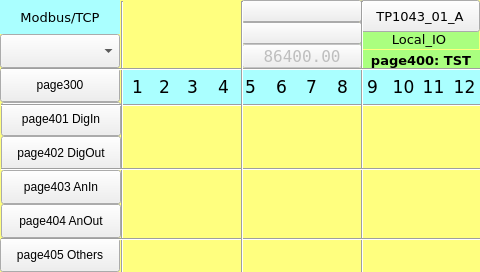
<?xml version="1.0" encoding="UTF-8"?>
<ui version="4.0">
 <class>page400</class>
 <widget class="QWidget" name="page400">
  <property name="geometry">
   <rect>
    <x>0</x>
    <y>0</y>
    <width>480</width>
    <height>272</height>
   </rect>
  </property>
  <property name="minimumSize">
   <size>
    <width>480</width>
    <height>272</height>
   </size>
  </property>
  <property name="maximumSize">
   <size>
    <width>480</width>
    <height>272</height>
   </size>
  </property>
  <property name="windowTitle">
   <string>page400</string>
  </property>
  <property name="styleSheet">
   <string notr="true">QWidget#page400
{
background-color: rgb(255, 255, 127);
}</string>
  </property>
  <widget class="QLabel" name="label_18">
   <property name="geometry">
    <rect>
     <x>359</x>
     <y>29</y>
     <width>120</width>
     <height>20</height>
    </rect>
   </property>
   <property name="font">
    <font>
     <family>DejaVu Sans</family>
     <pointsize>10</pointsize>
    </font>
   </property>
   <property name="styleSheet">
    <string notr="true">background-color: rgb(170, 255, 127);</string>
   </property>
   <property name="text">
    <string>Local_IO</string>
   </property>
   <property name="alignment">
    <set>Qt::AlignCenter</set>
   </property>
  </widget>
  <widget class="ATCMbutton" name="atcmButton_5">
   <property name="geometry">
    <rect>
     <x>360</x>
     <y>0</y>
     <width>120</width>
     <height>32</height>
    </rect>
   </property>
   <property name="font">
    <font>
     <family>DejaVu Sans</family>
     <pointsize>10</pointsize>
     <weight>50</weight>
     <bold>false</bold>
    </font>
   </property>
   <property name="toolTip">
    <string/>
   </property>
   <property name="whatsThis">
    <string>ATCMbutton widget</string>
   </property>
   <property name="pageName">
    <string>menu</string>
   </property>
   <property name="statusvar">
    <string/>
   </property>
   <property name="viewStatus">
    <bool>false</bool>
   </property>
   <property name="refresh">
    <number>200</number>
   </property>
   <property name="visibilityVar">
    <string/>
   </property>
   <property name="bgColor">
    <color>
     <red>85</red>
     <green>255</green>
     <blue>255</blue>
    </color>
   </property>
   <property name="borderColor">
    <color>
     <red>220</red>
     <green>220</green>
     <blue>220</blue>
    </color>
   </property>
   <property name="text">
    <string>TP1043_01_A</string>
   </property>
   <property name="pressText">
    <string>TP1043_01_A</string>
   </property>
   <property name="borderWidth">
    <number>2</number>
   </property>
   <property name="borderRadius">
    <number>0</number>
   </property>
   <property name="apparence">
    <enum>QFrame::Raised</enum>
   </property>
  </widget>
  <widget class="QLabel" name="label_PLC_DigIn_10">
   <property name="geometry">
    <rect>
     <x>388</x>
     <y>70</y>
     <width>31</width>
     <height>34</height>
    </rect>
   </property>
   <property name="font">
    <font>
     <family>DejaVu Sans</family>
     <pointsize>13</pointsize>
    </font>
   </property>
   <property name="styleSheet">
    <string notr="true">background-color: rgb(170, 255, 255);</string>
   </property>
   <property name="text">
    <string>10</string>
   </property>
   <property name="alignment">
    <set>Qt::AlignCenter</set>
   </property>
  </widget>
  <widget class="QLabel" name="label_PLC_DigIn_2">
   <property name="geometry">
    <rect>
     <x>149</x>
     <y>70</y>
     <width>31</width>
     <height>34</height>
    </rect>
   </property>
   <property name="font">
    <font>
     <family>DejaVu Sans</family>
     <pointsize>13</pointsize>
    </font>
   </property>
   <property name="styleSheet">
    <string notr="true">background-color: rgb(170, 255, 255);</string>
   </property>
   <property name="text">
    <string>2</string>
   </property>
   <property name="alignment">
    <set>Qt::AlignCenter</set>
   </property>
  </widget>
  <widget class="QLabel" name="label_PLC_DigIn_6">
   <property name="geometry">
    <rect>
     <x>266</x>
     <y>70</y>
     <width>31</width>
     <height>34</height>
    </rect>
   </property>
   <property name="font">
    <font>
     <family>DejaVu Sans</family>
     <pointsize>13</pointsize>
    </font>
   </property>
   <property name="styleSheet">
    <string notr="true">background-color: rgb(170, 255, 255);</string>
   </property>
   <property name="text">
    <string>6</string>
   </property>
   <property name="alignment">
    <set>Qt::AlignCenter</set>
   </property>
  </widget>
  <widget class="ATCMtime" name="atcmTime_2">
   <property name="geometry">
    <rect>
     <x>241</x>
     <y>22</y>
     <width>121</width>
     <height>22</height>
    </rect>
   </property>
   <property name="font">
    <font>
     <family>DejaVu Sans Mono</family>
    </font>
   </property>
   <property name="toolTip">
    <string>ATCM QTime</string>
   </property>
   <property name="whatsThis">
    <string>ATCMtime widget</string>
   </property>
   <property name="bgColor">
    <color>
     <red>170</red>
     <green>255</green>
     <blue>127</blue>
    </color>
   </property>
   <property name="borderWidth">
    <number>0</number>
   </property>
   <property name="borderRadius">
    <number>0</number>
   </property>
  </widget>
  <widget class="QLabel" name="label_PLC_DigIn_5">
   <property name="geometry">
    <rect>
     <x>235</x>
     <y>70</y>
     <width>31</width>
     <height>34</height>
    </rect>
   </property>
   <property name="font">
    <font>
     <family>DejaVu Sans</family>
     <pointsize>13</pointsize>
    </font>
   </property>
   <property name="styleSheet">
    <string notr="true">background-color: rgb(170, 255, 255);</string>
   </property>
   <property name="text">
    <string>5</string>
   </property>
   <property name="alignment">
    <set>Qt::AlignCenter</set>
   </property>
  </widget>
  <widget class="ATCMbutton" name="atcmButton_page404">
   <property name="geometry">
    <rect>
     <x>1</x>
     <y>204</y>
     <width>120</width>
     <height>34</height>
    </rect>
   </property>
   <property name="toolTip">
    <string/>
   </property>
   <property name="whatsThis">
    <string>ATCMbutton widget</string>
   </property>
   <property name="pageName">
    <string>page404</string>
   </property>
   <property name="statusvar">
    <string/>
   </property>
   <property name="viewStatus">
    <bool>false</bool>
   </property>
   <property name="visibilityVar">
    <string/>
   </property>
   <property name="bgColor">
    <color>
     <red>170</red>
     <green>255</green>
     <blue>255</blue>
    </color>
   </property>
   <property name="text">
    <string>page404 AnOut</string>
   </property>
   <property name="pressText">
    <string>page404 AnOut</string>
   </property>
   <property name="borderWidth">
    <number>0</number>
   </property>
   <property name="borderRadius">
    <number>0</number>
   </property>
   <property name="apparence">
    <enum>QFrame::Raised</enum>
   </property>
  </widget>
  <widget class="QLabel" name="label_PLC_DigIn_11">
   <property name="geometry">
    <rect>
     <x>418</x>
     <y>70</y>
     <width>31</width>
     <height>34</height>
    </rect>
   </property>
   <property name="font">
    <font>
     <family>DejaVu Sans</family>
     <pointsize>13</pointsize>
    </font>
   </property>
   <property name="styleSheet">
    <string notr="true">background-color: rgb(170, 255, 255);</string>
   </property>
   <property name="text">
    <string>11</string>
   </property>
   <property name="alignment">
    <set>Qt::AlignCenter</set>
   </property>
  </widget>
  <widget class="ATCMdate" name="atcmDate">
   <property name="geometry">
    <rect>
     <x>241</x>
     <y>0</y>
     <width>121</width>
     <height>22</height>
    </rect>
   </property>
   <property name="font">
    <font>
     <family>DejaVu Sans Mono</family>
    </font>
   </property>
   <property name="toolTip">
    <string>ATCM QDate</string>
   </property>
   <property name="whatsThis">
    <string>ATCMdate widget</string>
   </property>
   <property name="bgColor">
    <color>
     <red>170</red>
     <green>255</green>
     <blue>127</blue>
    </color>
   </property>
   <property name="borderWidth">
    <number>0</number>
   </property>
   <property name="borderRadius">
    <number>0</number>
   </property>
   <property name="format">
    <enum>ATCMdate::YYYY_MM_DD</enum>
   </property>
  </widget>
  <widget class="QLabel" name="label_PLC_DigIn_1">
   <property name="geometry">
    <rect>
     <x>122</x>
     <y>70</y>
     <width>31</width>
     <height>34</height>
    </rect>
   </property>
   <property name="font">
    <font>
     <family>DejaVu Sans</family>
     <pointsize>13</pointsize>
    </font>
   </property>
   <property name="styleSheet">
    <string notr="true">background-color: rgb(170, 255, 255);</string>
   </property>
   <property name="text">
    <string>1</string>
   </property>
   <property name="alignment">
    <set>Qt::AlignCenter</set>
   </property>
  </widget>
  <widget class="QLabel" name="label_Page">
   <property name="geometry">
    <rect>
     <x>361</x>
     <y>50</y>
     <width>120</width>
     <height>20</height>
    </rect>
   </property>
   <property name="font">
    <font>
     <family>DejaVu Sans</family>
     <pointsize>10</pointsize>
     <weight>75</weight>
     <bold>true</bold>
    </font>
   </property>
   <property name="styleSheet">
    <string notr="true">background-color: rgb(170, 255, 127);</string>
   </property>
   <property name="text">
    <string>page400: TST</string>
   </property>
   <property name="alignment">
    <set>Qt::AlignCenter</set>
   </property>
  </widget>
  <widget class="ATCMbutton" name="atcmButton_page401">
   <property name="geometry">
    <rect>
     <x>1</x>
     <y>102</y>
     <width>120</width>
     <height>34</height>
    </rect>
   </property>
   <property name="toolTip">
    <string/>
   </property>
   <property name="whatsThis">
    <string>ATCMbutton widget</string>
   </property>
   <property name="pageName">
    <string>page401</string>
   </property>
   <property name="statusvar">
    <string/>
   </property>
   <property name="viewStatus">
    <bool>false</bool>
   </property>
   <property name="visibilityVar">
    <string/>
   </property>
   <property name="bgColor">
    <color>
     <red>255</red>
     <green>255</green>
     <blue>127</blue>
    </color>
   </property>
   <property name="text">
    <string>page401 DigIn</string>
   </property>
   <property name="pressText">
    <string>page401 DigIn</string>
   </property>
   <property name="borderWidth">
    <number>0</number>
   </property>
   <property name="borderRadius">
    <number>0</number>
   </property>
   <property name="apparence">
    <enum>QFrame::Raised</enum>
   </property>
  </widget>
  <widget class="Line" name="line_hr_2">
   <property name="geometry">
    <rect>
     <x>1</x>
     <y>168</y>
     <width>481</width>
     <height>3</height>
    </rect>
   </property>
   <property name="orientation">
    <enum>Qt::Horizontal</enum>
   </property>
  </widget>
  <widget class="ATCMbutton" name="atcmButton_page403">
   <property name="geometry">
    <rect>
     <x>1</x>
     <y>170</y>
     <width>120</width>
     <height>34</height>
    </rect>
   </property>
   <property name="toolTip">
    <string/>
   </property>
   <property name="whatsThis">
    <string>ATCMbutton widget</string>
   </property>
   <property name="pageName">
    <string>page403</string>
   </property>
   <property name="statusvar">
    <string/>
   </property>
   <property name="viewStatus">
    <bool>false</bool>
   </property>
   <property name="visibilityVar">
    <string/>
   </property>
   <property name="bgColor">
    <color>
     <red>255</red>
     <green>255</green>
     <blue>127</blue>
    </color>
   </property>
   <property name="text">
    <string>page403 AnIn</string>
   </property>
   <property name="pressText">
    <string>page403 AnIn</string>
   </property>
   <property name="borderWidth">
    <number>0</number>
   </property>
   <property name="borderRadius">
    <number>0</number>
   </property>
   <property name="apparence">
    <enum>QFrame::Raised</enum>
   </property>
  </widget>
  <widget class="QLabel" name="label_PLC_DigIn_3">
   <property name="geometry">
    <rect>
     <x>177</x>
     <y>70</y>
     <width>31</width>
     <height>34</height>
    </rect>
   </property>
   <property name="font">
    <font>
     <family>DejaVu Sans</family>
     <pointsize>13</pointsize>
    </font>
   </property>
   <property name="styleSheet">
    <string notr="true">background-color: rgb(170, 255, 255);</string>
   </property>
   <property name="text">
    <string>3</string>
   </property>
   <property name="alignment">
    <set>Qt::AlignCenter</set>
   </property>
  </widget>
  <widget class="Line" name="line_hr_3">
   <property name="geometry">
    <rect>
     <x>1</x>
     <y>238</y>
     <width>481</width>
     <height>3</height>
    </rect>
   </property>
   <property name="orientation">
    <enum>Qt::Horizontal</enum>
   </property>
  </widget>
  <widget class="ATCMled" name="atcmLed_PLC_DigOut_17">
   <property name="geometry">
    <rect>
     <x>330</x>
     <y>238</y>
     <width>31</width>
     <height>34</height>
    </rect>
   </property>
   <property name="toolTip">
    <string>TST_RTU1_RD</string>
   </property>
   <property name="whatsThis">
    <string>ATCMled widget</string>
   </property>
   <property name="variable">
    <string>TST_RTU1_RD</string>
   </property>
   <property name="refresh">
    <number>500</number>
   </property>
   <property name="viewStatus">
    <bool>false</bool>
   </property>
   <property name="visibilityVar">
    <string/>
   </property>
   <property name="onIcon">
    <iconset>
     <normaloff>:/on.png</normaloff>:/on.png</iconset>
   </property>
   <property name="offIcon">
    <iconset>
     <normaloff>:/off.png</normaloff>:/off.png</iconset>
   </property>
  </widget>
  <widget class="Line" name="line_vt_4">
   <property name="geometry">
    <rect>
     <x>361</x>
     <y>1</y>
     <width>3</width>
     <height>272</height>
    </rect>
   </property>
   <property name="orientation">
    <enum>Qt::Vertical</enum>
   </property>
  </widget>
  <widget class="Line" name="line_hr_1">
   <property name="geometry">
    <rect>
     <x>1</x>
     <y>68</y>
     <width>481</width>
     <height>3</height>
    </rect>
   </property>
   <property name="orientation">
    <enum>Qt::Horizontal</enum>
   </property>
  </widget>
  <widget class="ATCMled" name="atcmLed_PLC_DigOut_18">
   <property name="geometry">
    <rect>
     <x>180</x>
     <y>238</y>
     <width>31</width>
     <height>34</height>
    </rect>
   </property>
   <property name="toolTip">
    <string>TST_FWrevision</string>
   </property>
   <property name="whatsThis">
    <string>ATCMled widget</string>
   </property>
   <property name="variable">
    <string>TST_FWrevision</string>
   </property>
   <property name="refresh">
    <number>500</number>
   </property>
   <property name="viewStatus">
    <bool>false</bool>
   </property>
   <property name="visibilityVar">
    <string/>
   </property>
   <property name="onIcon">
    <iconset>
     <normaloff>:/on.png</normaloff>:/on.png</iconset>
   </property>
   <property name="offIcon">
    <iconset>
     <normaloff>:/off.png</normaloff>:/off.png</iconset>
   </property>
  </widget>
  <widget class="QLabel" name="label_PLC_DigIn_9">
   <property name="geometry">
    <rect>
     <x>357</x>
     <y>70</y>
     <width>31</width>
     <height>34</height>
    </rect>
   </property>
   <property name="font">
    <font>
     <family>DejaVu Sans</family>
     <pointsize>13</pointsize>
    </font>
   </property>
   <property name="styleSheet">
    <string notr="true">background-color: rgb(170, 255, 255);</string>
   </property>
   <property name="text">
    <string>9</string>
   </property>
   <property name="alignment">
    <set>Qt::AlignCenter</set>
   </property>
  </widget>
  <widget class="QLabel" name="label_PLC_DigIn_12">
   <property name="geometry">
    <rect>
     <x>449</x>
     <y>70</y>
     <width>31</width>
     <height>34</height>
    </rect>
   </property>
   <property name="font">
    <font>
     <family>DejaVu Sans</family>
     <pointsize>13</pointsize>
    </font>
   </property>
   <property name="styleSheet">
    <string notr="true">background-color: rgb(170, 255, 255);</string>
   </property>
   <property name="text">
    <string>12</string>
   </property>
   <property name="alignment">
    <set>Qt::AlignCenter</set>
   </property>
  </widget>
  <widget class="ATCMbutton" name="atcmButton_page402">
   <property name="geometry">
    <rect>
     <x>1</x>
     <y>136</y>
     <width>120</width>
     <height>34</height>
    </rect>
   </property>
   <property name="toolTip">
    <string/>
   </property>
   <property name="whatsThis">
    <string>ATCMbutton widget</string>
   </property>
   <property name="pageName">
    <string>page402</string>
   </property>
   <property name="statusvar">
    <string/>
   </property>
   <property name="viewStatus">
    <bool>false</bool>
   </property>
   <property name="visibilityVar">
    <string/>
   </property>
   <property name="bgColor">
    <color>
     <red>170</red>
     <green>255</green>
     <blue>255</blue>
    </color>
   </property>
   <property name="text">
    <string>page402 DigOut</string>
   </property>
   <property name="pressText">
    <string>page402 DigOut</string>
   </property>
   <property name="borderWidth">
    <number>0</number>
   </property>
   <property name="borderRadius">
    <number>0</number>
   </property>
   <property name="apparence">
    <enum>QFrame::Raised</enum>
   </property>
  </widget>
  <widget class="ATCMlabel" name="atcmLabel_PLC_time">
   <property name="enabled">
    <bool>false</bool>
   </property>
   <property name="geometry">
    <rect>
     <x>242</x>
     <y>44</y>
     <width>120</width>
     <height>24</height>
    </rect>
   </property>
   <property name="font">
    <font>
     <family>DejaVu Sans Mono</family>
     <pointsize>12</pointsize>
    </font>
   </property>
   <property name="text">
    <string>86400.00</string>
   </property>
   <property name="toolTip">
    <string>PLC_time</string>
   </property>
   <property name="whatsThis">
    <string>ATCMlabel widget</string>
   </property>
   <property name="variable">
    <string>PLC_time</string>
   </property>
   <property name="refresh">
    <number>500</number>
   </property>
   <property name="max">
    <string>0</string>
   </property>
   <property name="min">
    <string>0</string>
   </property>
   <property name="viewStatus">
    <bool>false</bool>
   </property>
   <property name="visibilityVar">
    <string/>
   </property>
   <property name="bgColor">
    <color>
     <red>170</red>
     <green>255</green>
     <blue>127</blue>
    </color>
   </property>
   <property name="fontColor">
    <color>
     <red>0</red>
     <green>0</green>
     <blue>0</blue>
    </color>
   </property>
   <property name="borderWidth">
    <number>0</number>
   </property>
   <property name="borderRadius">
    <number>0</number>
   </property>
  </widget>
  <widget class="ATCMled" name="atcmLed_PLC_DigOut_19">
   <property name="geometry">
    <rect>
     <x>210</x>
     <y>238</y>
     <width>31</width>
     <height>34</height>
    </rect>
   </property>
   <property name="toolTip">
    <string>TST_HWconfig</string>
   </property>
   <property name="whatsThis">
    <string>ATCMled widget</string>
   </property>
   <property name="variable">
    <string>TST_HWconfig</string>
   </property>
   <property name="refresh">
    <number>500</number>
   </property>
   <property name="viewStatus">
    <bool>false</bool>
   </property>
   <property name="visibilityVar">
    <string/>
   </property>
   <property name="onIcon">
    <iconset>
     <normaloff>:/on.png</normaloff>:/on.png</iconset>
   </property>
   <property name="offIcon">
    <iconset>
     <normaloff>:/off.png</normaloff>:/off.png</iconset>
   </property>
  </widget>
  <widget class="Line" name="line_vt_2">
   <property name="geometry">
    <rect>
     <x>241</x>
     <y>1</y>
     <width>3</width>
     <height>272</height>
    </rect>
   </property>
   <property name="orientation">
    <enum>Qt::Vertical</enum>
   </property>
  </widget>
  <widget class="Line" name="line_hr_4">
   <property name="geometry">
    <rect>
     <x>1</x>
     <y>104</y>
     <width>481</width>
     <height>3</height>
    </rect>
   </property>
   <property name="orientation">
    <enum>Qt::Horizontal</enum>
   </property>
  </widget>
  <widget class="QLabel" name="label_PLC_DigIn_8">
   <property name="geometry">
    <rect>
     <x>327</x>
     <y>70</y>
     <width>31</width>
     <height>34</height>
    </rect>
   </property>
   <property name="font">
    <font>
     <family>DejaVu Sans</family>
     <pointsize>13</pointsize>
    </font>
   </property>
   <property name="styleSheet">
    <string notr="true">background-color: rgb(170, 255, 255);</string>
   </property>
   <property name="text">
    <string>8</string>
   </property>
   <property name="alignment">
    <set>Qt::AlignCenter</set>
   </property>
  </widget>
  <widget class="QLabel" name="label_PLC_DigIn_7">
   <property name="geometry">
    <rect>
     <x>296</x>
     <y>70</y>
     <width>31</width>
     <height>34</height>
    </rect>
   </property>
   <property name="font">
    <font>
     <family>DejaVu Sans</family>
     <pointsize>13</pointsize>
    </font>
   </property>
   <property name="styleSheet">
    <string notr="true">background-color: rgb(170, 255, 255);</string>
   </property>
   <property name="text">
    <string>7</string>
   </property>
   <property name="alignment">
    <set>Qt::AlignCenter</set>
   </property>
  </widget>
  <widget class="QLabel" name="label_PLC_DigIn_4">
   <property name="geometry">
    <rect>
     <x>208</x>
     <y>70</y>
     <width>31</width>
     <height>34</height>
    </rect>
   </property>
   <property name="font">
    <font>
     <family>DejaVu Sans</family>
     <pointsize>13</pointsize>
    </font>
   </property>
   <property name="styleSheet">
    <string notr="true">background-color: rgb(170, 255, 255);</string>
   </property>
   <property name="text">
    <string>4</string>
   </property>
   <property name="alignment">
    <set>Qt::AlignCenter</set>
   </property>
  </widget>
  <widget class="ATCMled" name="atcmLed_PLC_DigOut_20">
   <property name="geometry">
    <rect>
     <x>300</x>
     <y>238</y>
     <width>31</width>
     <height>34</height>
    </rect>
   </property>
   <property name="toolTip">
    <string>TST_RTU1_WR</string>
   </property>
   <property name="whatsThis">
    <string>ATCMled widget</string>
   </property>
   <property name="variable">
    <string>TST_RTU1_WR</string>
   </property>
   <property name="refresh">
    <number>500</number>
   </property>
   <property name="viewStatus">
    <bool>false</bool>
   </property>
   <property name="visibilityVar">
    <string/>
   </property>
   <property name="onIcon">
    <iconset>
     <normaloff>:/on.png</normaloff>:/on.png</iconset>
   </property>
   <property name="offIcon">
    <iconset>
     <normaloff>:/off.png</normaloff>:/off.png</iconset>
   </property>
  </widget>
  <widget class="Line" name="line_vt_1">
   <property name="geometry">
    <rect>
     <x>121</x>
     <y>1</y>
     <width>3</width>
     <height>272</height>
    </rect>
   </property>
   <property name="orientation">
    <enum>Qt::Vertical</enum>
   </property>
  </widget>
  <widget class="ATCMbutton" name="atcmButton_page405">
   <property name="geometry">
    <rect>
     <x>0</x>
     <y>238</y>
     <width>120</width>
     <height>34</height>
    </rect>
   </property>
   <property name="toolTip">
    <string/>
   </property>
   <property name="whatsThis">
    <string>ATCMbutton widget</string>
   </property>
   <property name="pageName">
    <string>page405</string>
   </property>
   <property name="statusvar">
    <string/>
   </property>
   <property name="viewStatus">
    <bool>false</bool>
   </property>
   <property name="visibilityVar">
    <string/>
   </property>
   <property name="bgColor">
    <color>
     <red>255</red>
     <green>255</green>
     <blue>127</blue>
    </color>
   </property>
   <property name="text">
    <string>page405 Others</string>
   </property>
   <property name="pressText">
    <string>page405 Others</string>
   </property>
   <property name="borderWidth">
    <number>0</number>
   </property>
   <property name="borderRadius">
    <number>0</number>
   </property>
   <property name="apparence">
    <enum>QFrame::Raised</enum>
   </property>
  </widget>
  <widget class="ATCManimation" name="atcmAnimation_TEST_STATUS">
   <property name="geometry">
    <rect>
     <x>120</x>
     <y>0</y>
     <width>120</width>
     <height>68</height>
    </rect>
   </property>
   <property name="toolTip">
    <string>TEST_STATUS</string>
   </property>
   <property name="whatsThis">
    <string>ATCManimation widget</string>
   </property>
   <property name="mapping">
    <string>0;:/icons/my_img/local.png;216;:/icons/my_img/remote.png;42;:/icons/my_img/done.png</string>
   </property>
   <property name="variable">
    <string>TEST_STATUS</string>
   </property>
   <property name="refresh">
    <number>500</number>
   </property>
   <property name="viewStatus">
    <bool>false</bool>
   </property>
   <property name="visibilityVar">
    <string/>
   </property>
  </widget>
  <widget class="ATCMcombobox" name="atcmComboBox">
   <property name="geometry">
    <rect>
     <x>0</x>
     <y>34</y>
     <width>120</width>
     <height>34</height>
    </rect>
   </property>
   <property name="font">
    <font>
     <family>DejaVu Sans</family>
     <pointsize>10</pointsize>
    </font>
   </property>
   <property name="toolTip">
    <string>TEST_COMMAND</string>
   </property>
   <property name="whatsThis">
    <string>ATCMcombobox widget</string>
   </property>
   <property name="variable">
    <string>TEST_COMMAND</string>
   </property>
   <property name="refresh">
    <number>500</number>
   </property>
   <property name="viewStatus">
    <bool>false</bool>
   </property>
   <property name="writeAcknowledge">
    <bool>false</bool>
   </property>
   <property name="visibilityVar">
    <string/>
   </property>
   <property name="bgColor">
    <color>
     <red>170</red>
     <green>255</green>
     <blue>127</blue>
    </color>
   </property>
   <property name="borderWidth">
    <number>0</number>
   </property>
   <property name="borderRadius">
    <number>0</number>
   </property>
   <property name="mapping">
    <string>0;LOCAL;216;REMOTE;42;DONE</string>
   </property>
  </widget>
  <widget class="QLabel" name="label_Start_3">
   <property name="geometry">
    <rect>
     <x>0</x>
     <y>0</y>
     <width>120</width>
     <height>34</height>
    </rect>
   </property>
   <property name="font">
    <font>
     <family>DejaVu Sans</family>
     <pointsize>10</pointsize>
    </font>
   </property>
   <property name="styleSheet">
    <string notr="true">background-color: rgb(170, 255, 255);</string>
   </property>
   <property name="text">
    <string>Modbus/TCP</string>
   </property>
   <property name="alignment">
    <set>Qt::AlignCenter</set>
   </property>
  </widget>
  <widget class="ATCMbutton" name="atcmButton_page402_2">
   <property name="geometry">
    <rect>
     <x>0</x>
     <y>68</y>
     <width>120</width>
     <height>34</height>
    </rect>
   </property>
   <property name="toolTip">
    <string/>
   </property>
   <property name="whatsThis">
    <string>ATCMbutton widget</string>
   </property>
   <property name="pageName">
    <string>page300</string>
   </property>
   <property name="statusvar">
    <string/>
   </property>
   <property name="viewStatus">
    <bool>false</bool>
   </property>
   <property name="visibilityVar">
    <string/>
   </property>
   <property name="bgColor">
    <color>
     <red>170</red>
     <green>255</green>
     <blue>255</blue>
    </color>
   </property>
   <property name="text">
    <string>page300</string>
   </property>
   <property name="pressText">
    <string>page300</string>
   </property>
   <property name="borderWidth">
    <number>0</number>
   </property>
   <property name="borderRadius">
    <number>0</number>
   </property>
   <property name="apparence">
    <enum>QFrame::Raised</enum>
   </property>
  </widget>
  <zorder>atcmButton_page402_2</zorder>
  <zorder>label_18</zorder>
  <zorder>atcmButton_5</zorder>
  <zorder>label_PLC_DigIn_10</zorder>
  <zorder>label_PLC_DigIn_2</zorder>
  <zorder>label_PLC_DigIn_6</zorder>
  <zorder>label_PLC_DigIn_5</zorder>
  <zorder>atcmButton_page404</zorder>
  <zorder>label_PLC_DigIn_11</zorder>
  <zorder>label_PLC_DigIn_1</zorder>
  <zorder>label_Page</zorder>
  <zorder>atcmButton_page401</zorder>
  <zorder>atcmButton_page403</zorder>
  <zorder>label_PLC_DigIn_3</zorder>
  <zorder>atcmLed_PLC_DigOut_17</zorder>
  <zorder>atcmLed_PLC_DigOut_18</zorder>
  <zorder>label_PLC_DigIn_9</zorder>
  <zorder>label_PLC_DigIn_12</zorder>
  <zorder>atcmButton_page402</zorder>
  <zorder>atcmLed_PLC_DigOut_19</zorder>
  <zorder>label_PLC_DigIn_8</zorder>
  <zorder>label_PLC_DigIn_7</zorder>
  <zorder>label_PLC_DigIn_4</zorder>
  <zorder>atcmLed_PLC_DigOut_20</zorder>
  <zorder>atcmButton_page405</zorder>
  <zorder>atcmLabel_PLC_time</zorder>
  <zorder>atcmTime_2</zorder>
  <zorder>atcmDate</zorder>
  <zorder>atcmAnimation_TEST_STATUS</zorder>
  <zorder>atcmComboBox</zorder>
  <zorder>label_Start_3</zorder>
  <zorder>line_hr_4</zorder>
  <zorder>line_vt_4</zorder>
  <zorder>line_vt_1</zorder>
  <zorder>line_hr_1</zorder>
  <zorder>line_hr_2</zorder>
  <zorder>line_hr_3</zorder>
  <zorder>line_vt_2</zorder>
 </widget>
 <customwidgets>
  <customwidget>
   <class>ATCManimation</class>
   <extends>QLabel</extends>
   <header>atcmplugin.h</header>
  </customwidget>
  <customwidget>
   <class>ATCMbutton</class>
   <extends>QPushButton</extends>
   <header>atcmplugin.h</header>
  </customwidget>
  <customwidget>
   <class>ATCMcombobox</class>
   <extends>QComboBox</extends>
   <header>atcmplugin.h</header>
  </customwidget>
  <customwidget>
   <class>ATCMdate</class>
   <extends>QPushButton</extends>
   <header>atcmplugin.h</header>
  </customwidget>
  <customwidget>
   <class>ATCMlabel</class>
   <extends>QPushButton</extends>
   <header>atcmplugin.h</header>
  </customwidget>
  <customwidget>
   <class>ATCMled</class>
   <extends>QLabel</extends>
   <header>atcmplugin.h</header>
  </customwidget>
  <customwidget>
   <class>ATCMtime</class>
   <extends>QPushButton</extends>
   <header>atcmplugin.h</header>
  </customwidget>
 </customwidgets>
 <resources/>
 <connections>
  <connection>
   <sender>atcmButton_5</sender>
   <signal>newPage(const char*,bool)</signal>
   <receiver>page400</receiver>
   <slot>goto_page(const char*,bool)</slot>
   <hints>
    <hint type="sourcelabel">
     <x>20</x>
     <y>20</y>
    </hint>
    <hint type="destinationlabel">
     <x>20</x>
     <y>20</y>
    </hint>
   </hints>
  </connection>
  <connection>
   <sender>atcmButton_page404</sender>
   <signal>newPage(const char*,bool)</signal>
   <receiver>page400</receiver>
   <slot>goto_page(const char*,bool)</slot>
   <hints>
    <hint type="sourcelabel">
     <x>20</x>
     <y>20</y>
    </hint>
    <hint type="destinationlabel">
     <x>20</x>
     <y>20</y>
    </hint>
   </hints>
  </connection>
  <connection>
   <sender>atcmButton_page401</sender>
   <signal>newPage(const char*,bool)</signal>
   <receiver>page400</receiver>
   <slot>goto_page(const char*,bool)</slot>
   <hints>
    <hint type="sourcelabel">
     <x>20</x>
     <y>20</y>
    </hint>
    <hint type="destinationlabel">
     <x>20</x>
     <y>20</y>
    </hint>
   </hints>
  </connection>
  <connection>
   <sender>atcmButton_page403</sender>
   <signal>newPage(const char*,bool)</signal>
   <receiver>page400</receiver>
   <slot>goto_page(const char*,bool)</slot>
   <hints>
    <hint type="sourcelabel">
     <x>20</x>
     <y>20</y>
    </hint>
    <hint type="destinationlabel">
     <x>20</x>
     <y>20</y>
    </hint>
   </hints>
  </connection>
  <connection>
   <sender>atcmButton_page402</sender>
   <signal>newPage(const char*,bool)</signal>
   <receiver>page400</receiver>
   <slot>goto_page(const char*,bool)</slot>
   <hints>
    <hint type="sourcelabel">
     <x>20</x>
     <y>20</y>
    </hint>
    <hint type="destinationlabel">
     <x>20</x>
     <y>20</y>
    </hint>
   </hints>
  </connection>
  <connection>
   <sender>atcmButton_page405</sender>
   <signal>newPage(const char*,bool)</signal>
   <receiver>page400</receiver>
   <slot>goto_page(const char*,bool)</slot>
   <hints>
    <hint type="sourcelabel">
     <x>20</x>
     <y>20</y>
    </hint>
    <hint type="destinationlabel">
     <x>20</x>
     <y>20</y>
    </hint>
   </hints>
  </connection>
  <connection>
   <sender>atcmButton_page402_2</sender>
   <signal>newPage(const char*,bool)</signal>
   <receiver>page400</receiver>
   <slot>goto_page(const char*,bool)</slot>
   <hints>
    <hint type="sourcelabel">
     <x>20</x>
     <y>20</y>
    </hint>
    <hint type="destinationlabel">
     <x>20</x>
     <y>20</y>
    </hint>
   </hints>
  </connection>
 </connections>
 <slots>
  <slot>goto_page(const char*,bool)</slot>
 </slots>
</ui>
